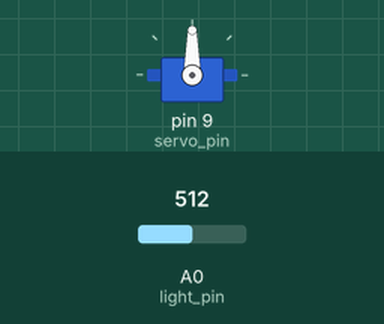
Simulated run of this sketch. Board: Arduino Uno, built with avr-gcc and run on an emulated ATmega328P. On the bench: servo. The test bench sets the inputs (shaded band); at power-on: A0 (light_pin) = 512.

Above: at 1.2 s.
1.3 s: A0 (light_pin) set to 716
At 1.7 s:
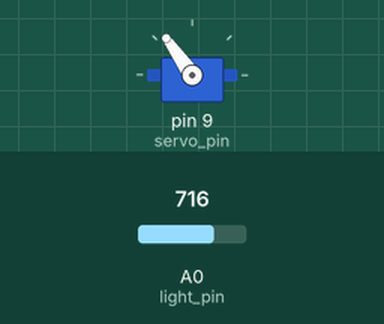
2.8 s: A0 (light_pin) set to 900
At 4.0 s:
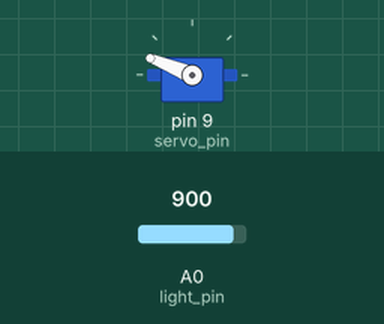
4.3 s: A0 (light_pin) set to 1023
At 5.5 s:
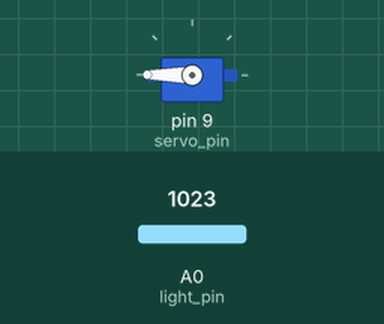
5.8 s: A0 (light_pin) set to 306
At 7.0 s:
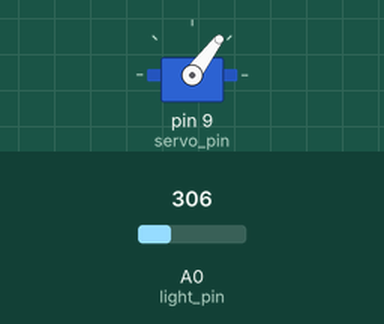
7.3 s: A0 (light_pin) set to 122
At 8.4 s:
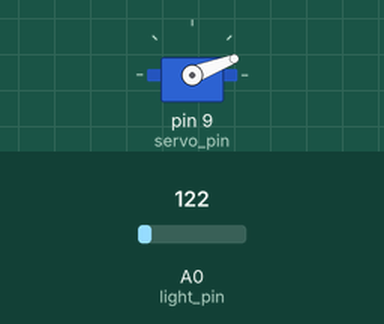
Timing chart, 0 to 9.8 s (numbered marks = the images above; inputs shaded):
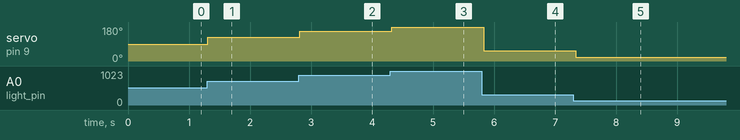

The sketch:

Challenge_LightGuage.ino
```cpp
#include <Servo.h>

const int servo_pin = 9;
const int light_pin = A0;
Servo servo;

void setup() {
  servo.attach(servo_pin);
}

void loop() {
  int val = analogRead(light_pin);

  val = map(val, 0, 1023, 0 , 180);
  servo.write(val);

  delay(50);
}
```

Measured:
- after the input at 1.3 s, servo on pin 9 (servo_pin): 90° → 125° at once
- after the input at 2.8 s, servo on pin 9 (servo_pin): 125° → 158° at once
- after the input at 4.3 s, servo on pin 9 (servo_pin): 158° → 180° at once
- after the input at 5.8 s, servo on pin 9 (servo_pin): 180° → 53° at once
- after the input at 7.3 s, servo on pin 9 (servo_pin): 53° → 21° at once
